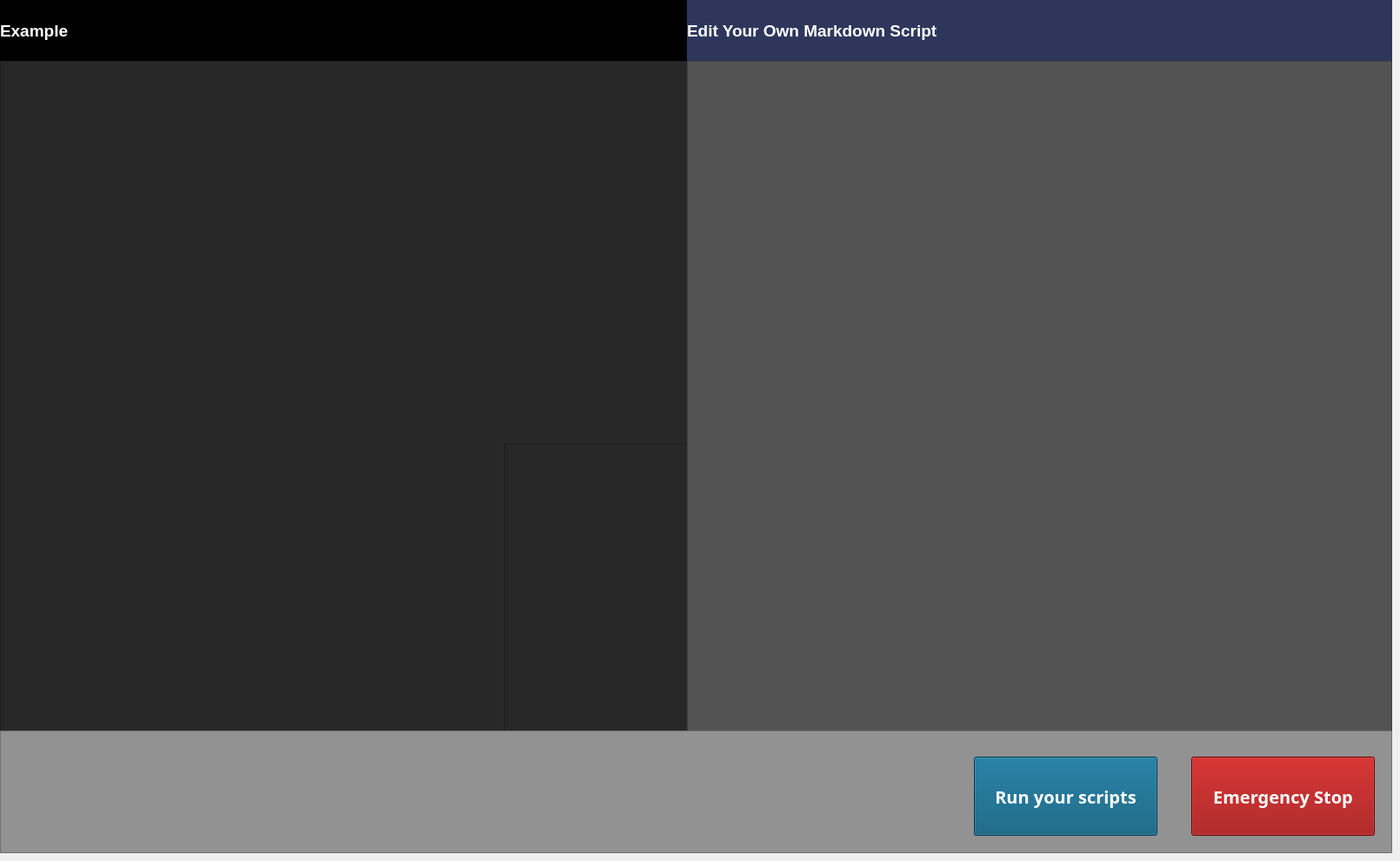
    <widget class="QWidget" name="tab3">
     <attribute name="icon">
      <iconset theme="emblem-downloads"/>
     </attribute>
     <attribute name="title">
      <string/>
     </attribute>
     <widget class="QFrame" name="frame_12">
      <property name="geometry">
       <rect>
        <x>0</x>
        <y>-10</y>
        <width>791</width>
        <height>851</height>
       </rect>
      </property>
      <property name="styleSheet">
       <string notr="true">background-color: rgb(255, 255, 255);</string>
      </property>
      <property name="frameShape">
       <enum>QFrame::StyledPanel</enum>
      </property>
      <property name="frameShadow">
       <enum>QFrame::Raised</enum>
      </property>
      <widget class="QLabel" name="label_5">
       <property name="geometry">
        <rect>
         <x>0</x>
         <y>10</y>
         <width>791</width>
         <height>71</height>
        </rect>
       </property>
       <property name="font">
        <font>
         <pointsize>14</pointsize>
         <bold>true</bold>
        </font>
       </property>
       <property name="styleSheet">
        <string notr="true">background-color: rgb(0, 0, 0);
color: rgb(255, 255, 255);
qproperty-alignment: 'AlignCenter'</string>
       </property>
       <property name="text">
        <string>Example</string>
       </property>
      </widget>
      <widget class="QTextBrowser" name="textBrowser_2">
       <property name="geometry">
        <rect>
         <x>0</x>
         <y>80</y>
         <width>791</width>
         <height>771</height>
        </rect>
       </property>
       <property name="styleSheet">
        <string notr="true">background-color: rgb(40, 40, 40);
color: rgb(255, 255, 255);</string>
       </property>
      </widget>
      <widget class="QTextBrowser" name="textBrowser_3">
       <property name="geometry">
        <rect>
         <x>580</x>
         <y>520</y>
         <width>791</width>
         <height>771</height>
        </rect>
       </property>
       <property name="styleSheet">
        <string notr="true">background-color: rgb(40, 40, 40);</string>
       </property>
      </widget>
     </widget>
     <widget class="QFrame" name="frame_13">
      <property name="geometry">
       <rect>
        <x>790</x>
        <y>-10</y>
        <width>811</width>
        <height>851</height>
       </rect>
      </property>
      <property name="styleSheet">
       <string notr="true">background-color: rgb(255, 255, 255);</string>
      </property>
      <property name="frameShape">
       <enum>QFrame::StyledPanel</enum>
      </property>
      <property name="frameShadow">
       <enum>QFrame::Raised</enum>
      </property>
      <widget class="QLabel" name="label_6">
       <property name="geometry">
        <rect>
         <x>0</x>
         <y>10</y>
         <width>811</width>
         <height>71</height>
        </rect>
       </property>
       <property name="font">
        <font>
         <pointsize>14</pointsize>
         <bold>true</bold>
        </font>
       </property>
       <property name="styleSheet">
        <string notr="true">background-color: rgb(46, 55, 91);
color: rgb(255, 255, 255);
qproperty-alignment: 'AlignCenter'</string>
       </property>
       <property name="text">
        <string>Edit Your Own Markdown Script</string>
       </property>
      </widget>
      <widget class="QTextEdit" name="textEdit">
       <property name="geometry">
        <rect>
         <x>0</x>
         <y>80</y>
         <width>811</width>
         <height>771</height>
        </rect>
       </property>
       <property name="styleSheet">
        <string notr="true">background-color: rgb(83, 83, 83);
color: rgb(255, 255, 255);</string>
       </property>
      </widget>
     </widget>
     <widget class="QFrame" name="frame_14">
      <property name="geometry">
       <rect>
        <x>0</x>
        <y>840</y>
        <width>1601</width>
        <height>141</height>
       </rect>
      </property>
      <property name="styleSheet">
       <string notr="true">background-color: rgb(146, 146, 146);</string>
      </property>
      <property name="frameShape">
       <enum>QFrame::StyledPanel</enum>
      </property>
      <property name="frameShadow">
       <enum>QFrame::Raised</enum>
      </property>
      <widget class="QPushButton" name="run_your_scripts">
       <property name="geometry">
        <rect>
         <x>1120</x>
         <y>30</y>
         <width>211</width>
         <height>91</height>
        </rect>
       </property>
       <property name="font">
        <font>
         <family>Ubuntu Condensed</family>
         <pointsize>15</pointsize>
         <italic>false</italic>
         <bold>true</bold>
        </font>
       </property>
       <property name="styleSheet">
        <string notr="true">background-color: rgb(0, 82, 117);
color: rgb(255, 255, 255);</string>
       </property>
       <property name="text">
        <string>Run your scripts</string>
       </property>
       <property name="iconSize">
        <size>
         <width>36</width>
         <height>36</height>
        </size>
       </property>
       <property name="flat">
        <bool>false</bool>
       </property>
      </widget>
      <widget class="QPushButton" name="emergency_stop_3">
       <property name="geometry">
        <rect>
         <x>1370</x>
         <y>30</y>
         <width>211</width>
         <height>91</height>
        </rect>
       </property>
       <property name="font">
        <font>
         <family>Ubuntu Condensed</family>
         <pointsize>15</pointsize>
         <italic>false</italic>
         <bold>true</bold>
        </font>
       </property>
       <property name="styleSheet">
        <string notr="true">background-color: rgb(150, 0, 0);
font: 700 15pt &quot;Ubuntu Condensed&quot;;
color: rgb(255, 255, 255);</string>
       </property>
       <property name="text">
        <string>Emergency Stop</string>
       </property>
       <property name="icon">
        <iconset theme="application-exit"/>
       </property>
       <property name="iconSize">
        <size>
         <width>36</width>
         <height>36</height>
        </size>
       </property>
       <property name="flat">
        <bool>false</bool>
       </property>
      </widget>
     </widget>
    </widget>
